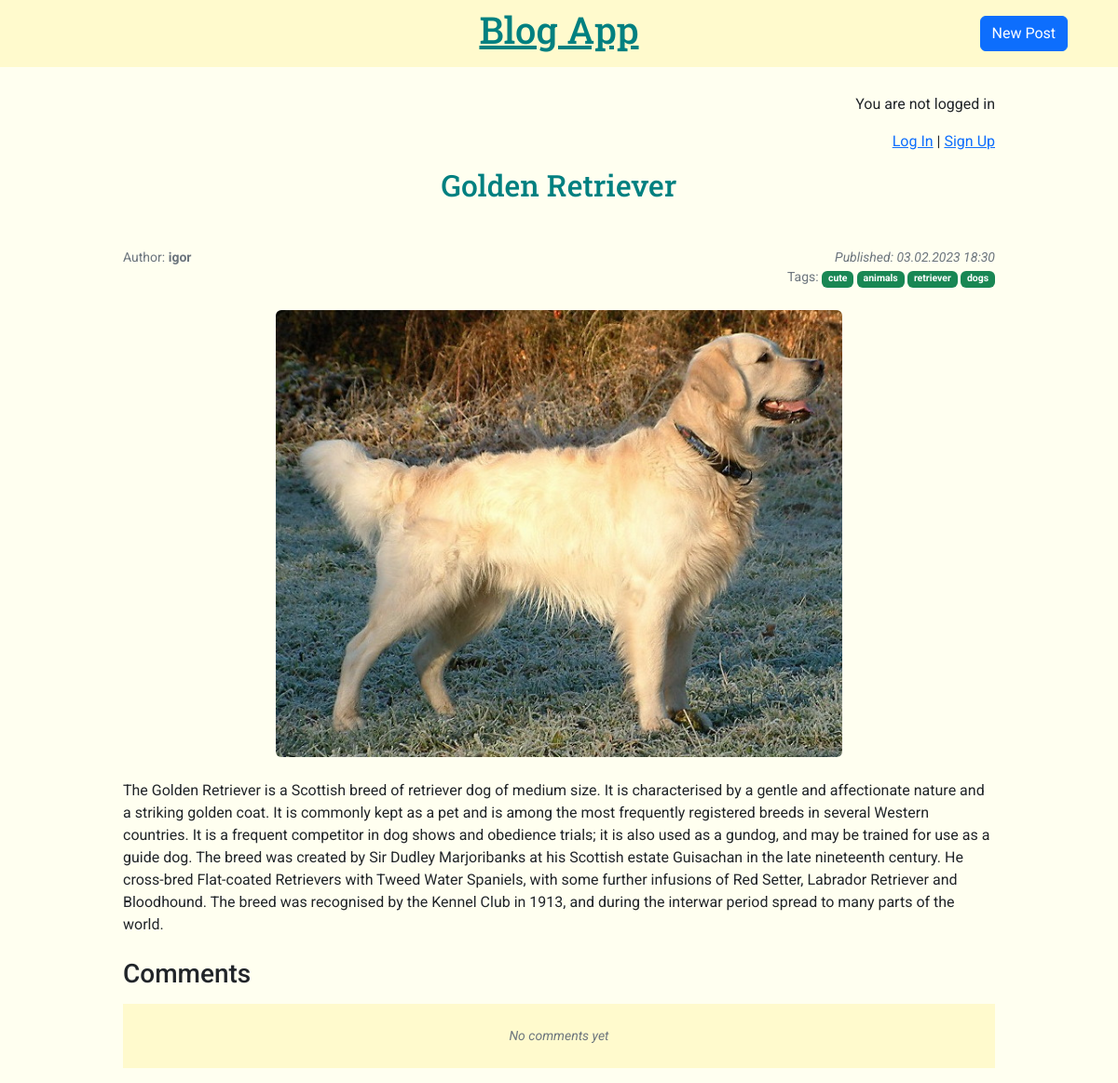
The page /blog_app/post/2/ on the database as committed earlier.
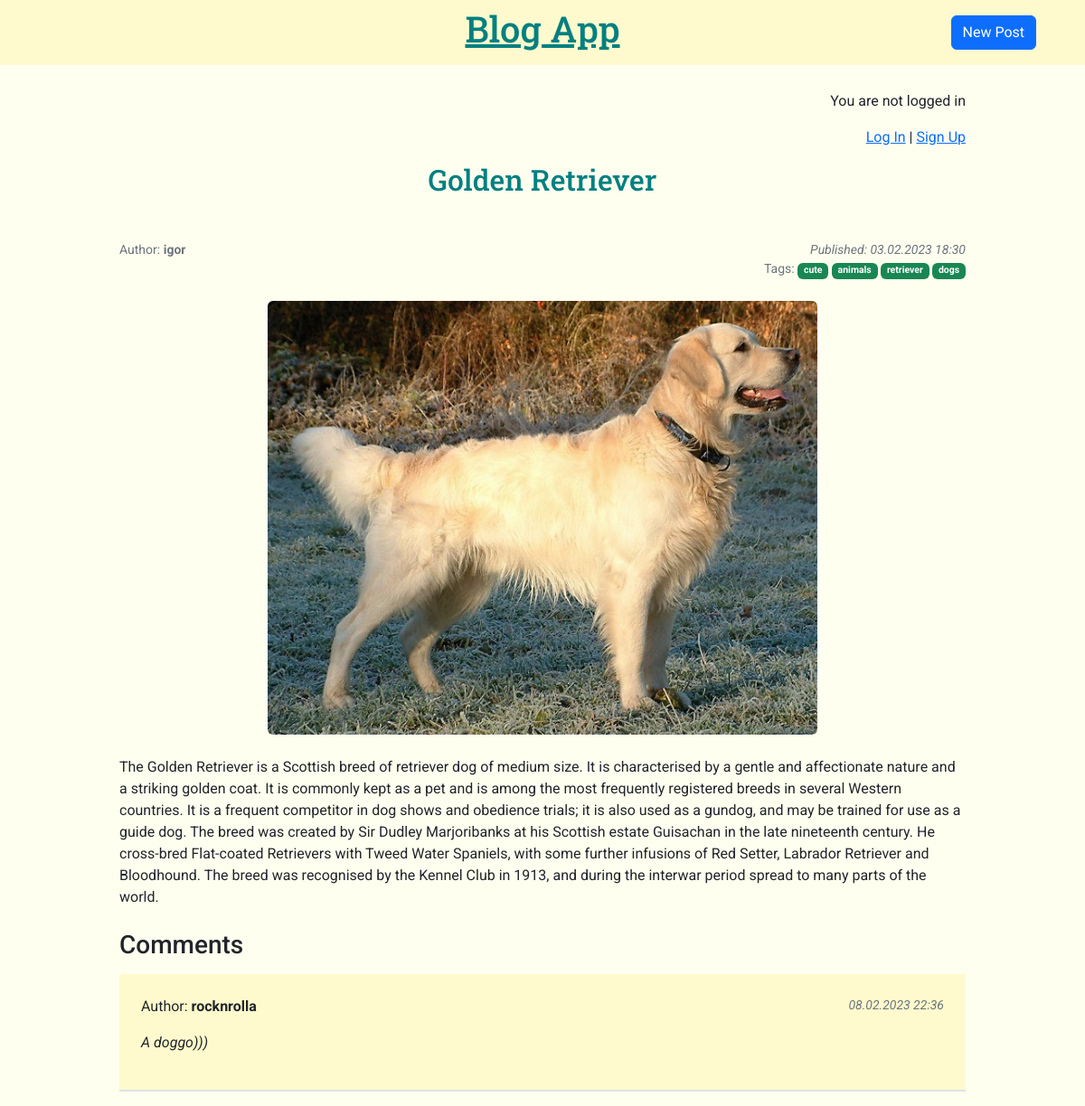
The same page on the database as committed later.
### blog_app/models.py (models this page shows, shortened)
class Post(models.Model):
	title = models.CharField(max_length=200)
	author = models.ForeignKey("auth.user", on_delete=models.CASCADE) # many-to-one relationship
	date = models.DateTimeField(auto_now_add=True)
	text = models.TextField()
	img = models.ImageField(upload_to="images/", blank=True)
	slug = models.SlugField(unique=True, max_length=100, null=False, default="")
	tags = TaggableManager()

class Comment(models.Model):
	post = models.ForeignKey(Post, on_delete=models.CASCADE)
	author = models.ForeignKey("auth.user", on_delete=models.CASCADE)
	date = models.DateTimeField(auto_now_add=True)
	comment = models.TextField()
	def __str__(self) -> str:
		return self.comment

### blog_app/views.py (the view, shortened to what this page needs)
# urls.py: path("post/<int:pk>/", views.BlogDetailView.as_view(), name="post_detail"),
class BlogDetailView(View):
	def get(self, request, *args, **kwargs):
		view = CommentGet.as_view()
		return view(request, *args, **kwargs)

### blog_app/views.py (called while the page is built)
	def get_context_data(self, **kwargs):
		context = super().get_context_data(**kwargs)
		context["form"] = CommentForm()
		return context

### blog_app/templates/blog_app/post.html (shortened to what this page needs)
{% extends "blog_app/base.html" %}
{% block content %}
<div class="container post-entry my-container">
	<h2 class="text-center mb-5">{{ post.title }}</h2>
	<div class="d-flex">
		<p class="flex-fill text-secondary small mb-0">Author: <b>{{ post.author }}</b></p>
		<p class="flex-fill text-end text-secondary small mb-0"><i>Published: {{ post.date|date:"d.m.Y H:i" }}</i></p>
	</div>
	<p class="text-end text-secondary small">Tags:
	{% for tag in post.tags.all %}
		<a href="{% url 'tagged' tag.slug %}" class="badge bg-success text-decoration-none">{{ tag }}</a>
		{% endfor %}
	</p>
	{% if post.img %}
	<img src="{{ post.img.url }}" alt="{{ post.title }}" class="mx-auto d-block rounded mt-4 img-fluid post-img">
	{% endif %}
	<p class="mt-4">{{ post.text }}</p>
	<h3 class="mt-4 mb-3">Comments</h3>
	<div class="comments mb-3">
	{% for comment in post.comment_set.all %}
		<div class="comment-container p-4 border-bottom border-2">
			<div class="d-flex">
				<p class="flex-fill">Author: <b>{{ comment.author }}</b></p>
				<p class="flex-fill text-end text-secondary small"><i>{{ comment.date|date:"d.m.Y H:i" }}</i></p>
			</div>
			<p><i>{{ comment }}</i></p>
		</div>
	{% empty %}
		<p class="p-4 text-center text-secondary small"><i>No comments yet</i></p>
	{% endfor %}
	</div>
</div>
{% endblock content %}

### blog_app/templates/blog_app/base.html (shortened to what this page needs)
{% load static %}
<!DOCTYPE html>
	<html lang="en">
	<head>
		<link rel="stylesheet" href="{% static 'css/bootstrap.min.css' %}">
		<link rel="stylesheet" href="{% static 'css/main.css' %}">
	</head>
	<body>
		<header>
			<nav class="navbar navbar-expand-sm fixed-top">
				<div class="container mx-auto row">
					<div class="col-6 text-center">
						<h1><a href="{% url 'index' %}">Blog App</a></h1>
					</div>
					<div class="col-3 text-end">
						<a href="{% url 'new_post' %}" class="btn btn-primary">New Post</a>
					</div>
				</div>
			</nav>
		</header>
		<div class="welcome-user container text-end">
		{% if user.is_authenticated %}
			<p>Hi, <b>{{ user.username }}</b>!</p>
			<p><a href="{% url 'logout' %}">Log Out</a></p>
		{% else %}
			<p>You are not logged in</p>
			<p><a href="{% url 'login' %}">Log In</a> |
				<a href="{% url 'signup' %}">Sign Up</a>
			</p>
		{% endif %}
		</div>
		{% block content %}
		{% endblock content %}
	</body>
</html>

### static/css/main.css (style rules this page uses)
body { font-family: "Roboto", sans-serif; background: ivory; }
h1 { font-family: "Roboto Slab", serif; font-weight: 500; color: teal; }
header nav.navbar { background: lemonchiffon; }
header nav.navbar h1 a, .post-entry h2 { font-family: "Roboto Slab", serif; color: teal; }
.my-container { max-width: 960px; }
.welcome-user { max-width: 960px; margin-top: 100px; }
.post-img { max-height: 480px; }
.comments { background: lemonchiffon; }

Rows that differ between the two databases and show on the page:
added Comment: author "rocknrolla", date "08.02.2023 22:36", comment "A doggo)))"
Other text that changed with them:
text no longer shown: "No comments yet"
